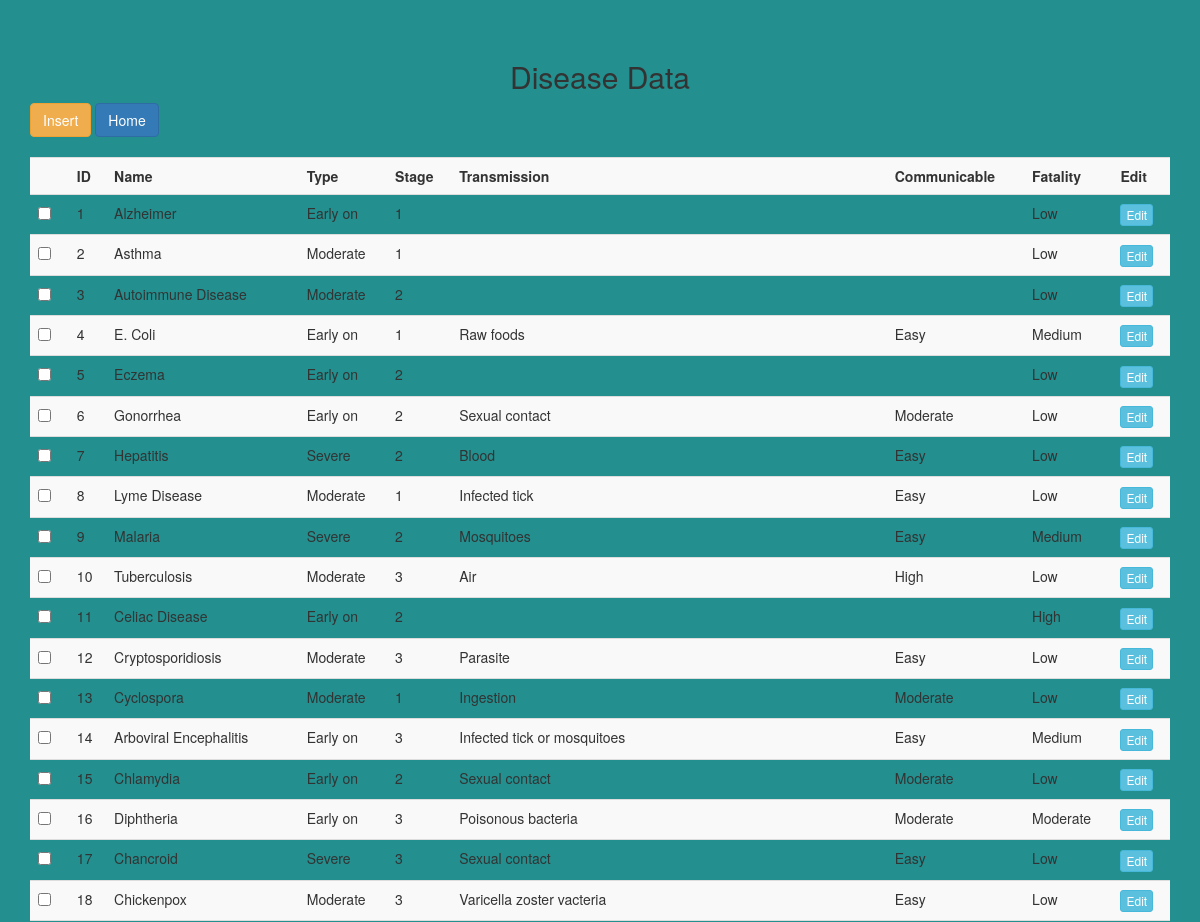
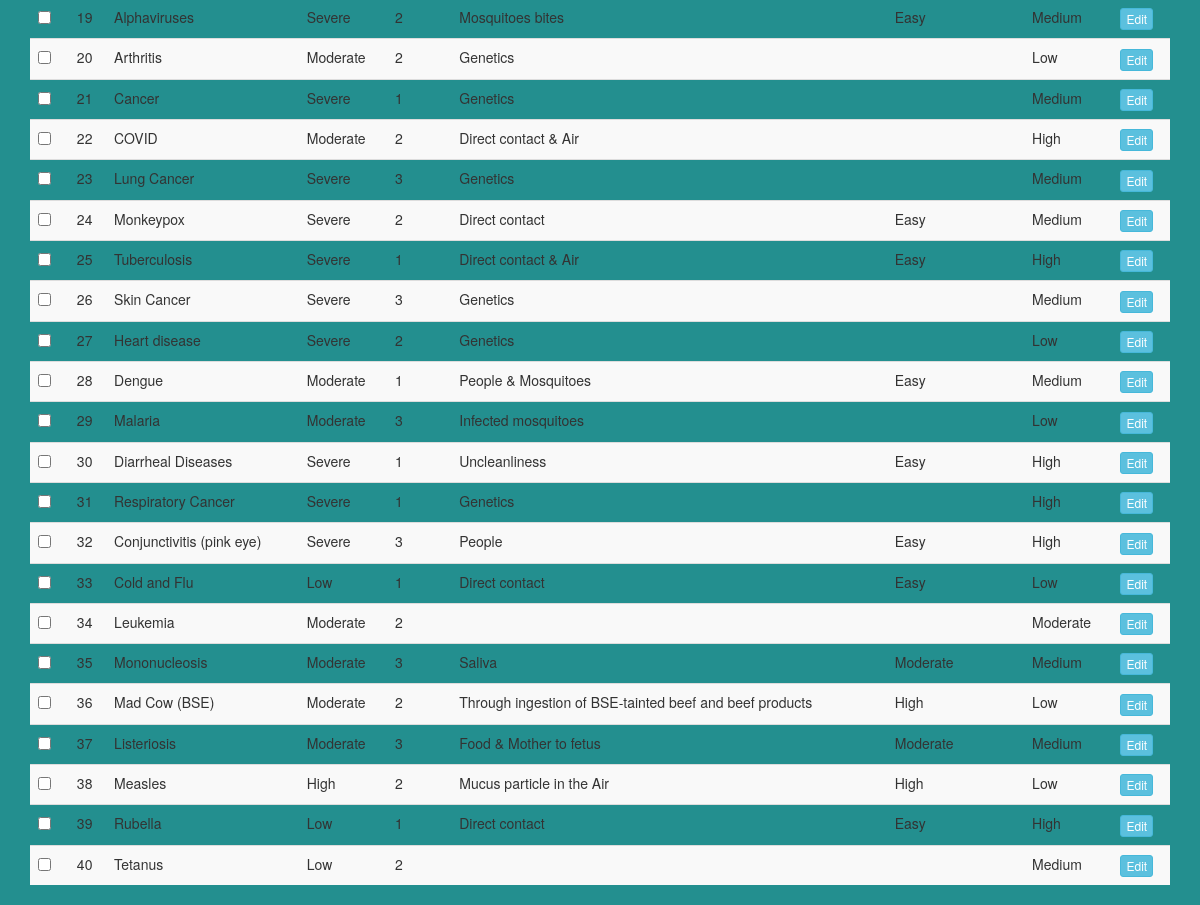
Page /Doctor_credential/ddisease.php on the committed database (2 pictures, top to bottom).
### tables this page shows
CREATE TABLE Disease(
    Disease_ID INT NOT NULL,
    Disease_name VARCHAR(255) NOT NULL,
    Disease_type VARCHAR(255) NOT NULL,
    Disease_stage INT NOT NULL,
    Disease_transmission VARCHAR(255) NOT NULL,
    Disease_communicable VARCHAR(255) NOT NULL,
    Disease_fatality VARCHAR(255) NOT NULL,

    primary key(Disease_ID));

### Doctor_credential/ddisease.php (the view, shortened to what this page needs)
<?php
include '../connection.php';
$query = "SELECT * FROM Disease";
$result = mysqli_query($connection, $query);
?>
<!DOCTYPE html>
<html>
<head>
    <link rel="stylesheet" href="https://maxcdn.bootstrapcdn.com/font-awesome/4.7.0/css/font-awesome.min.css">
    <link rel="stylesheet" href="https://maxcdn.bootstrapcdn.com/bootstrap/3.3.7/css/bootstrap.min.css">
    <link rel="stylesheet" href="../css/registrationStyle.css">
</head>
<body>
    <br /><br />
    <div class="container">
        <h2 align="center">Disease Data</h2>
        <div class="table-wrapper">
            <div class="table-title">
                <div class="row">
                    <div class="col-sm-6">
                        <a type="button" name="add" id="add" class="btn btn-warning" href="../Doctor_tables/DiseaseInsert.php"
                            data-target="#add_data_Modal">Insert</a>
                        <a type="button" class="btn btn-primary" href="../roles/doctor.php">Home</a>
                    </div>
                </div>
            </div>
            <br />
            <div id="user">
                <table class="table table-striped table-hover">
                    <tr>
                        <th>
                        </th>
                        <th>ID</th>
                        <th>Name</th>
                        <th>Type</th>
                        <th>Stage</th>
                        <th>Transmission</th>
                        <th>Communicable</th>
                        <th>Fatality</th>
                        <th>Edit</th>
                    </tr>
                    <?php
                    while ($row = mysqli_fetch_array($result)) {
                    ?>
                    <tr>
                        <td>
                            <span class="custom-checkbox">
                                <input type="checkbox" id="checkbox1" name="checkbox"
                                    value="<?php echo $row["Disease_ID"]; ?>">
                            </span>
                        </td>
                        <td><?php echo $row["Disease_ID"]; ?></td>
                        <td><?php echo $row["Disease_name"]; ?></td>
                        <td><?php echo $row["Disease_type"]; ?></td>
                        <td><?php echo $row["Disease_stage"]; ?></td>
                        <td><?php echo $row["Disease_transmission"]; ?></td>
                        <td><?php echo $row["Disease_communicable"]; ?></td>
                        <td><?php echo $row["Disease_fatality"]; ?></td>
                        <td><a type="button" name="edit" value="Edit" href="../Doctor_tables/DiseaseUpdate.php"
                                class="btn btn-info btn-xs edit_data">Edit</a></td>
                    </tr>
                    <?php
                    }
                    ?>
                </table>
            </div>
        </div>
    </div>
</body>
</html>

### css/registrationStyle.css (style rules this page uses)
body { background: rgb(35, 143, 143); }

### rows in the picture
disease: Disease_ID "1", Disease_name "Alzheimer", Disease_type "Early on", Disease_stage "1", Disease_fatality "Low"
disease: Disease_ID "2", Disease_name "Asthma", Disease_type "Moderate", Disease_stage "1", Disease_fatality "Low"
disease: Disease_ID "3", Disease_name "Autoimmune Disease", Disease_type "Moderate", Disease_stage "2", Disease_fatality "Low"
disease: Disease_ID "4", Disease_name "E. Coli", Disease_type "Early on", Disease_stage "1", Disease_transmission "Raw foods", Disease_communicable "Easy", Disease_fatality "Medium"
disease: Disease_ID "5", Disease_name "Eczema", Disease_type "Early on", Disease_stage "2", Disease_fatality "Low"
disease: Disease_ID "6", Disease_name "Gonorrhea", Disease_type "Early on", Disease_stage "2", Disease_transmission "Sexual contact", Disease_communicable "Moderate", Disease_fatality "Low"
disease: Disease_ID "7", Disease_name "Hepatitis", Disease_type "Severe", Disease_stage "2", Disease_transmission "Blood", Disease_communicable "Easy", Disease_fatality "Low"
disease: Disease_ID "8", Disease_name "Lyme Disease", Disease_type "Moderate", Disease_stage "1", Disease_transmission "Infected tick", Disease_communicable "Easy", Disease_fatality "Low"
disease: Disease_ID "9", Disease_name "Malaria", Disease_type "Severe", Disease_stage "2", Disease_transmission "Mosquitoes", Disease_communicable "Easy", Disease_fatality "Medium"
disease: Disease_ID "10", Disease_name "Tuberculosis", Disease_type "Moderate", Disease_stage "3", Disease_transmission "Air", Disease_communicable "High", Disease_fatality "Low"
disease: Disease_ID "11", Disease_name "Celiac Disease", Disease_type "Early on", Disease_stage "2", Disease_fatality "High"
disease: Disease_ID "12", Disease_name "Cryptosporidiosis", Disease_type "Moderate", Disease_stage "3", Disease_transmission "Parasite", Disease_communicable "Easy", Disease_fatality "Low"
disease: Disease_ID "13", Disease_name "Cyclospora", Disease_type "Moderate", Disease_stage "1", Disease_transmission "Ingestion", Disease_communicable "Moderate", Disease_fatality "Low"
disease: Disease_ID "14", Disease_name "Arboviral Encephalitis", Disease_type "Early on", Disease_stage "3", Disease_transmission "Infected tick or mosquitoes", Disease_communicable "Easy", Disease_fatality "Medium"
disease: Disease_ID "15", Disease_name "Chlamydia", Disease_type "Early on", Disease_stage "2", Disease_transmission "Sexual contact", Disease_communicable "Moderate", Disease_fatality "Low"
disease: Disease_ID "16", Disease_name "Diphtheria", Disease_type "Early on", Disease_stage "3", Disease_transmission "Poisonous bacteria", Disease_communicable "Moderate", Disease_fatality "Moderate"
disease: Disease_ID "17", Disease_name "Chancroid", Disease_type "Severe", Disease_stage "3", Disease_transmission "Sexual contact", Disease_communicable "Easy", Disease_fatality "Low"
disease: Disease_ID "18", Disease_name "Chickenpox", Disease_type "Moderate", Disease_stage "3", Disease_transmission "Varicella zoster vacteria", Disease_communicable "Easy", Disease_fatality "Low"
disease: Disease_ID "19", Disease_name "Alphaviruses", Disease_type "Severe", Disease_stage "2", Disease_transmission "Mosquitoes bites", Disease_communicable "Easy", Disease_fatality "Medium"
disease: Disease_ID "20", Disease_name "Arthritis", Disease_type "Moderate", Disease_stage "2", Disease_transmission "Genetics", Disease_fatality "Low"
disease: Disease_ID "21", Disease_name "Cancer", Disease_type "Severe", Disease_stage "1", Disease_transmission "Genetics", Disease_fatality "Medium"
disease: Disease_ID "22", Disease_name "COVID", Disease_type "Moderate", Disease_stage "2", Disease_transmission "Direct contact & Air", Disease_fatality "High"
disease: Disease_ID "23", Disease_name "Lung Cancer", Disease_type "Severe", Disease_stage "3", Disease_transmission "Genetics", Disease_fatality "Medium"
disease: Disease_ID "24", Disease_name "Monkeypox", Disease_type "Severe", Disease_stage "2", Disease_transmission "Direct contact", Disease_communicable "Easy", Disease_fatality "Medium"
disease: Disease_ID "25", Disease_name "Tuberculosis", Disease_type "Severe", Disease_stage "1", Disease_transmission "Direct contact & Air", Disease_communicable "Easy", Disease_fatality "High"
disease: Disease_ID "26", Disease_name "Skin Cancer", Disease_type "Severe", Disease_stage "3", Disease_transmission "Genetics", Disease_fatality "Medium"
disease: Disease_ID "27", Disease_name "Heart disease", Disease_type "Severe", Disease_stage "2", Disease_transmission "Genetics", Disease_fatality "Low"
disease: Disease_ID "28", Disease_name "Dengue", Disease_type "Moderate", Disease_stage "1", Disease_transmission "People & Mosquitoes", Disease_communicable "Easy", Disease_fatality "Medium"
disease: Disease_ID "29", Disease_name "Malaria", Disease_type "Moderate", Disease_stage "3", Disease_transmission "Infected mosquitoes", Disease_fatality "Low"
disease: Disease_ID "30", Disease_name "Diarrheal Diseases", Disease_type "Severe", Disease_stage "1", Disease_transmission "Uncleanliness", Disease_communicable "Easy", Disease_fatality "High"
disease: Disease_ID "31", Disease_name "Respiratory Cancer", Disease_type "Severe", Disease_stage "1", Disease_transmission "Genetics", Disease_fatality "High"
disease: Disease_ID "32", Disease_name "Conjunctivitis (pink eye)", Disease_type "Severe", Disease_stage "3", Disease_transmission "People", Disease_communicable "Easy", Disease_fatality "High"
disease: Disease_ID "33", Disease_name "Cold and Flu", Disease_type "Low", Disease_stage "1", Disease_transmission "Direct contact", Disease_communicable "Easy", Disease_fatality "Low"
disease: Disease_ID "34", Disease_name "Leukemia", Disease_type "Moderate", Disease_stage "2", Disease_fatality "Moderate"
disease: Disease_ID "35", Disease_name "Mononucleosis", Disease_type "Moderate", Disease_stage "3", Disease_transmission "Saliva", Disease_communicable "Moderate", Disease_fatality "Medium"
disease: Disease_ID "36", Disease_name "Mad Cow (BSE)", Disease_type "Moderate", Disease_stage "2", Disease_transmission "Through ingestion of BSE-tainted beef and beef products", Disease_communicable "High", Disease_fatality "Low"
disease: Disease_ID "37", Disease_name "Listeriosis", Disease_type "Moderate", Disease_stage "3", Disease_transmission "Food & Mother to fetus", Disease_communicable "Moderate", Disease_fatality "Medium"
disease: Disease_ID "38", Disease_name "Measles", Disease_type "High", Disease_stage "2", Disease_transmission "Mucus particle in the Air", Disease_communicable "High", Disease_fatality "Low"
disease: Disease_ID "39", Disease_name "Rubella", Disease_type "Low", Disease_stage "1", Disease_transmission "Direct contact", Disease_communicable "Easy", Disease_fatality "High"
disease: Disease_ID "40", Disease_name "Tetanus", Disease_type "Low", Disease_stage "2", Disease_fatality "Medium"
